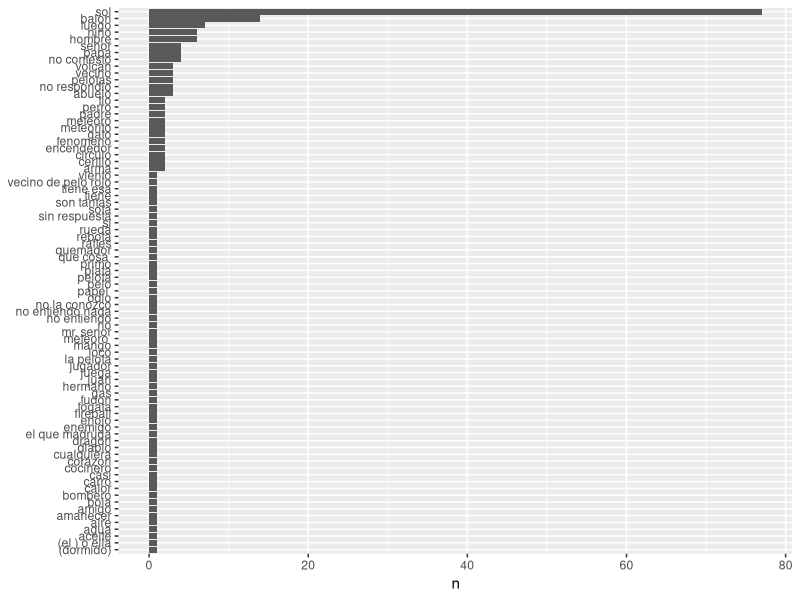
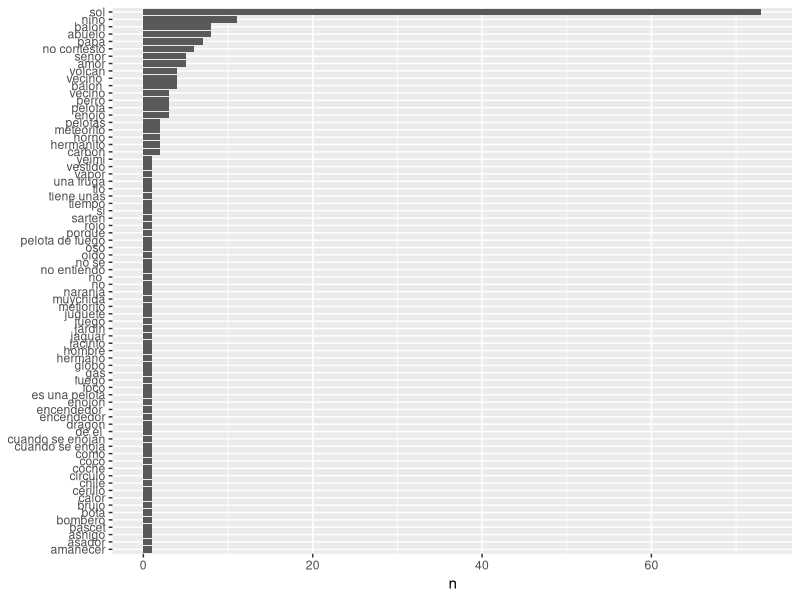
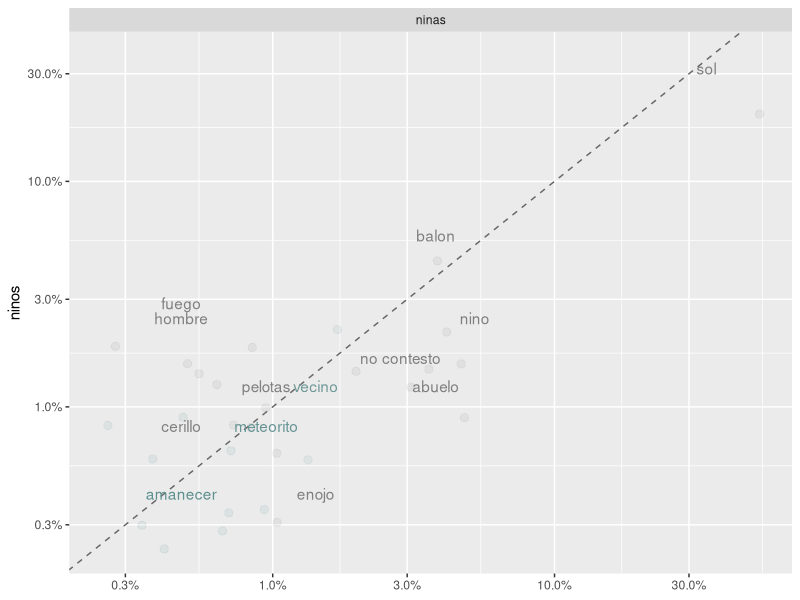
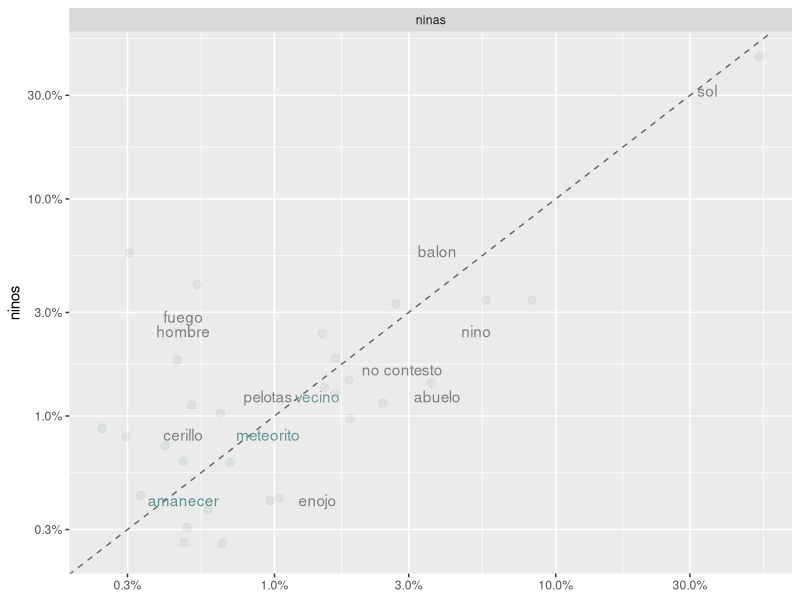

Source code (R) for these figures, in order:
#Script para sacar frecuencia de oraciones de las bases de datos de metaforas completas. En este ejemplo,
#trabajaremos con las bases de datos de niños primaria (3.csv) y niñas primaria (4.csv)

getwd()
setwd("/media/pinker/KINGSTON/tidytext")
getwd()

data3 <- read.csv('3.csv', header = T)
data3
View(data3)

text3 <-data3$Reactivo.1
text3

mode(text3)
text_3<-as.character(text3)
mode(text_3)

library(dplyr)

text_df_3 <- data_frame(line = 1:216, text = text_3)
text_df_3
View(text_df_3)

library("tidytext")

#token="lines"= Funciona similar a "sentences", pero aqui, la tokenizacion se basa en renglones 
#(sin importar si dentro del mismo renglon hay distintas oraciones, es decir, separaciones por 
#puntos y mayusculas, como en "sentences")

lineas3<- text_df_3 %>%
  unnest_tokens(word,text, token="lines")

lineas3
View(lineas3)

#Conteo de frecuencias
#Vamos a tokenizar por lines, ya que lo que queremos, son las
#respuestas completas de cada participante por cada item, y no dividiralas por oraciones

library(dplyr)
library(stringr)

conteo3 <- lineas3 %>%
  count(word, sort = TRUE)

View(conteo3)

write.csv(conteo3,"frecuencia_h_a1.csv")

library(ggplot2)

lineas3 %>%
  count(word, sort = TRUE) %>%
  mutate(word = reorder(word, n)) %>%
  ggplot(aes(word, n)) +
  geom_col() +
  xlab(NULL) +
  coord_flip()


#Ahora, vamos a repetir el mismo procedimiento, pero con el archivo de las niñas (4.csv)

data4 <- read.csv('4.csv', header = T)
data4
View(data4)

text4 <-data4$Reactivo.1
text4

mode(text4)
text_4<-as.character(text4)
mode(text_4)

library(dplyr)
text_df_4 <- data_frame(line = 1:212, text = text_4)
text_df_4

library("tidytext")

lineas4<- text_df_4 %>%
  unnest_tokens(word,text, token="lines")

lineas4
View(lineas4)

library(dplyr)
library(stringr)

conteo4 <- lineas4 %>%
  count(word, sort = TRUE)

View(conteo4)

write.csv(conteo4,"frecuencia_m_a1.csv")


library(ggplot2)

lineas4 %>%
  count(word, sort = TRUE) %>%
  mutate(word = reorder(word, n)) %>%
  ggplot(aes(word, n)) +
  geom_col() +
  xlab(NULL) +
  coord_flip()


#Esto de las frecuencias no sale, checar que es lo que esta pasando

library(tidyr)

frequency_lines34 <- bind_rows(mutate(lineas3, author = "ninos"),
                             mutate(lineas4, author = "ninas")) %>% 
  #mutate(word = str_extract(word, "[a-z']+")) %>%
  count(author, word) %>%
  group_by(author) %>%
  mutate(proportion = n / sum(n)) %>% 
  select(-n) %>% 
  spread(author, proportion) %>% 
  gather(author, proportion, `ninas`)

frequency_lines34

View(frequency_lines34)

write.csv(frequency_lines34,"frecuencias_a1_hm_prim.csv")


library(scales)

pdf("grafica1.pdf")

ggplot(frequency_lines34, aes(x = proportion, y = `ninos`, color = abs(`ninos` - proportion))) +
  geom_abline(color = "gray40", lty = 2) +
  geom_jitter(alpha = 0.1, size = 2.5, width = 0.3, height = 0.3) +
  geom_text(aes(label = word), check_overlap = TRUE, vjust = 1.5) +
  scale_x_log10(labels = percent_format()) +
  scale_y_log10(labels = percent_format()) +
  scale_color_gradient(limits = c(0, 0.001), low = "darkslategray4", high = "gray75") +
  facet_wrap(~author, ncol = 2) +
  theme(legend.position="none") +
  labs(y = "ninos", x = NULL)

dev.off()


jpeg("grafica1.jpeg")

ggplot(frequency_lines34, aes(x = proportion, y = `ninos`, color = abs(`ninos` - proportion))) +
  geom_abline(color = "gray40", lty = 2) +
  geom_jitter(alpha = 0.1, size = 2.5, width = 0.3, height = 0.3) +
  geom_text(aes(label = word), check_overlap = TRUE, vjust = 1.5) +
  scale_x_log10(labels = percent_format()) +
  scale_y_log10(labels = percent_format()) +
  scale_color_gradient(limits = c(0, 0.001), low = "darkslategray4", high = "gray75") +
  facet_wrap(~author, ncol = 2) +
  theme(legend.position="none") +
  labs(y = "ninos", x = NULL)

dev.off()
